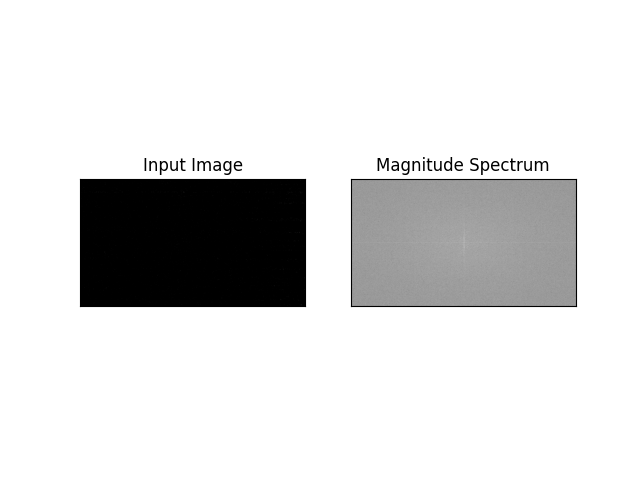
#> input picture figura_base.png, 640 x 480 px; its folder holds only this picture in this run
$ python -i main.py   (imports and definitions only)
#> lines starting #> are read from the running program, lines starting #| are printed output that depends on the picture; after the words box and inside, x2 and y2 are one past the last pixel; in counts of white or black regions, pixels touching at a corner belong together
#> further down, picture is the input picture: shape (480, 640, 3); min 0, max 255, mean 220.4
#-----------------------Librerías----------------------------
# Librerias para streaming
from flask import Flask, render_template, Response, request
from threading import Thread

# Librerias para procesamiento de imagenes
import numpy as np
from numpy.fft import fft2, fftshift, ifft2
import cv2

#-----------------------Funciones----------------------------
# Aplica FFT
# INPUT
# frame: Imagen a la cual se le aplica su transformada
# OUTPUT: Otra imagen en escala de grises con la magnitud de la FFT

# [83 lines left out: functions apply_fourier_transform, add_coordinate_axes, codeImage, generate, not called in this run]

# Reconstruye el holograma
# INPUT:
# image: imagen del microscopio sin transformaciones
# OUPUT:
# Reconstrucción del holograma en formato de imagen de cv2
def apply_DLHM_reconstruction(img):
    global x,y, radio
    #-------------Aplicar FFT-----------------
    gray = cv2.cvtColor(img, cv2.COLOR_BGR2GRAY) # Pasamos a escala de grises
    f = fft2(gray)
    fshift = fftshift(f)

    #-------------Aplicar máscara circular----------
    mask = np.zeros(fshift.shape)
    mask = cv2.circle(mask,(x,y), radio, (1,1,1), -1)

    img_filter = fshift*mask

    # ----------Desplazar espectro----------
    img_filter = img_filter.astype(np.complex128) # Aseguramos el tipo de la imagen

    # Obtener dimensiones de la imagen
    alto, ancho = img_filter.shape[:2]
#> alto = 480; ancho = 640

    # Definir matriz de transformación
    M = np.float32([[1, 0, ancho//2 - x], [0, 1, alto//2 - y]]) # Desplazamos a la mitad de la imagen
#> M = [[1, 0, 320], [0, 1, 240]]

    # Dividir imagen en sus partes real e imaginaria
    real = np.real(img_filter)
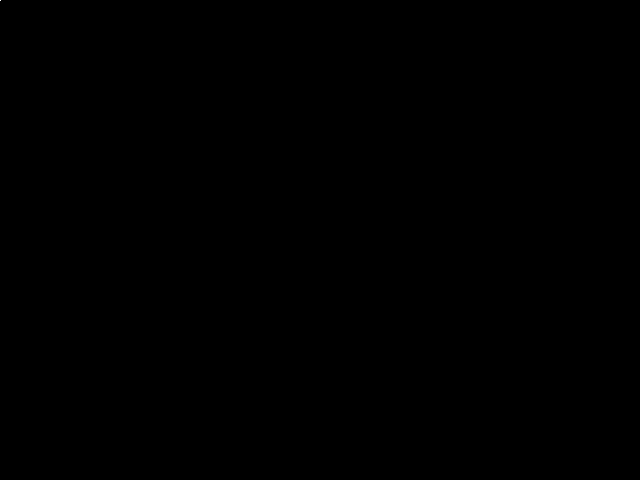
#> real: shape (480, 640) float64; values 0 (black) and 445 (white), 0% white in thin lines or dots, all inside (x1, y1, x2, y2) = (0, 0, 1, 1)
    imag = np.imag(img_filter)

    # Aplicar transformación a partes real e imaginaria
    real_desplazada = cv2.warpAffine(real, M, (ancho, alto))
#> real_desplazada: shape (480, 640) float64; values 0 (black) and 445 (white), 0% white in thin lines or dots, all inside (x1, y1, x2, y2) = (320, 240, 321, 241)
    imag_desplazada = cv2.warpAffine(imag, M, (ancho, alto))

    # Combinar partes real e imaginaria en una imagen compleja
    result = real_desplazada + 1j*imag_desplazada
    # Invertir FFT
    result = ifft2(result)

    # Convertir a imagen RGB
    result = cv2.cvtColor(cv2.convertScaleAbs(np.abs(result)), cv2.COLOR_GRAY2RGB)
#> result: shape (480, 640, 3); every value is 0

    return result

# -----NO ES FUNCIÓN PURA, USA VARIABLES GLOBALES ----------
# Dibuja un circulo si las variables globales lo permiten
# INPUT:
# image: imagen a dibujar
# OUPUT:
# Imagen con el circulo dibujado según las variables globales
# [7 lines left out: function draw_circle, not called in this run]

#-----------------------Hilos----------------------------
#Creamos un hilo que se encargue del procesamiento del video

# Crear una instancia de Thread para la función generate()
thread = Thread(target=generate)
thread.daemon = True
# [1 line not run here, left out]

#-----------------------Variables globales----------------------------
radio,x,y, drawCircle = (0,0,0, False)

#-----------------------Flask enrutado----------------------------
# [1 line not run here, left out]

# [3 lines that did not run here, left out]

# [3 lines that did not run here, left out]

# [8 lines that did not run here, left out]

# [8 lines that did not run here, left out]
#-----------------------Corremos el servidor----------------------------
# [2 lines not run here, left out]

>>> import cv2
>>> picture = cv2.imread('figura_base.png')
>>> result = apply_DLHM_reconstruction(picture)
